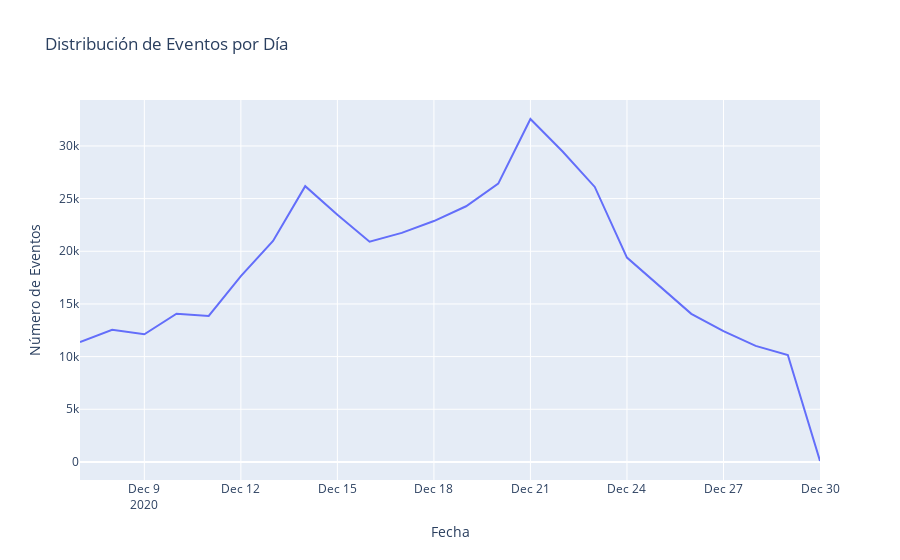

Notebook code for this chart:
### Code cell
# Crear un gráfico de líneas para mostrar la distribución de eventos por día

fig = px.line(events_per_day, x='event_date', y='event_count', title='Distribución de Eventos por Día', 
              labels={'event_date': 'Fecha', 'event_count': 'Número de Eventos'})

fig.update_layout(xaxis_title='Fecha', yaxis_title='Número de Eventos')
fig.show()

### Figure 1 — Plotly figure (JSON) as saved in the notebook; plotly's stock layout.template omitted (floating-point values rounded to 4 significant figures)
{"data": [{"hovertemplate": "Fecha=%{x}<br>Número de Eventos=%{y}<extra></extra>", "legendgroup": "", "line": {"color": "#636efa", "dash": "solid"}, "marker": {"symbol": "circle"}, "mode": "lines", "name": "", "orientation": "v", "showlegend": false, "type": "scatter", "x": ["2020-12-07", "2020-12-08", "2020-12-09", "2020-12-10", "2020-12-11", "2020-12-12", "2020-12-13", "2020-12-14", "2020-12-15", "2020-12-16", "2020-12-17", "2020-12-18", "2020-12-19", "2020-12-20", "2020-12-21", "2020-12-22", "2020-12-23", "2020-12-24", "2020-12-26", "2020-12-27", "2020-12-28", "2020-12-29", "2020-12-30"], "xaxis": "x", "y": [11385, 12547, 12122, 14077, 13864, 17634, 20985, 26184, 23469, 20909, 21751, 22871, 24273, 26425, 32559, 29472, 26108, 19399, 14058, 12420, 11014, 10146, 89], "yaxis": "y"}], "layout": {"legend": {"tracegroupgap": 0}, "title": {"text": "Distribución de Eventos por Día"}, "xaxis": {"anchor": "y", "domain": [0, 1], "title": {"text": "Fecha"}}, "yaxis": {"anchor": "x", "domain": [0, 1], "title": {"text": "Número de Eventos"}}}}
